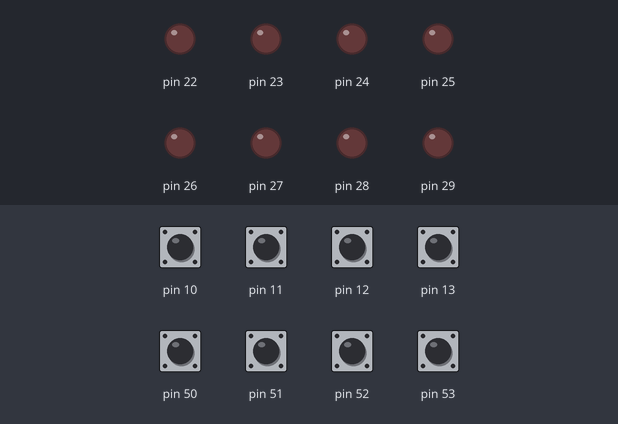
A sketch run on a simulated Arduino Mega 2560, built with avr-gcc and run on an emulated ATmega2560. Shown: output pins drawn as LEDs (lit = HIGH). Inputs (shaded band) come from the test bench; at power-on: pin 10–13, pin 50–53 LOW.

Above: at 1.2 s.
1.3 s: pin 13 driven HIGH
At 2.0 s:
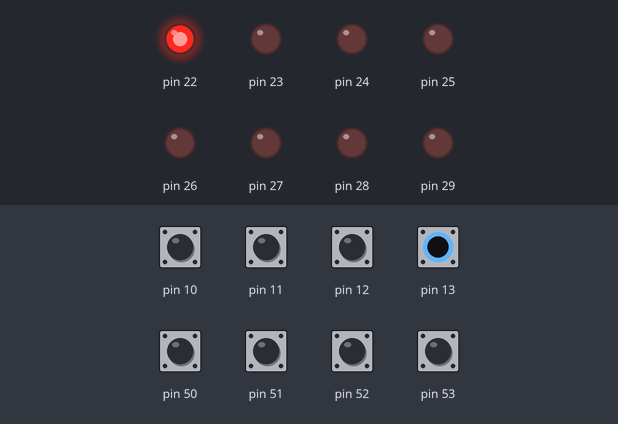
At 3.7 s:
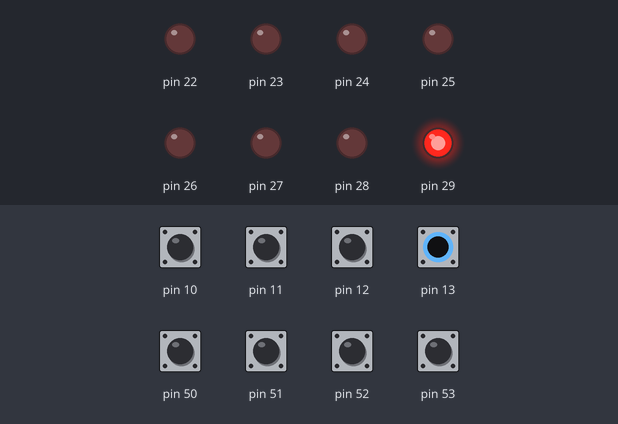
4.3 s: pin 13 driven LOW
At 5.5 s:
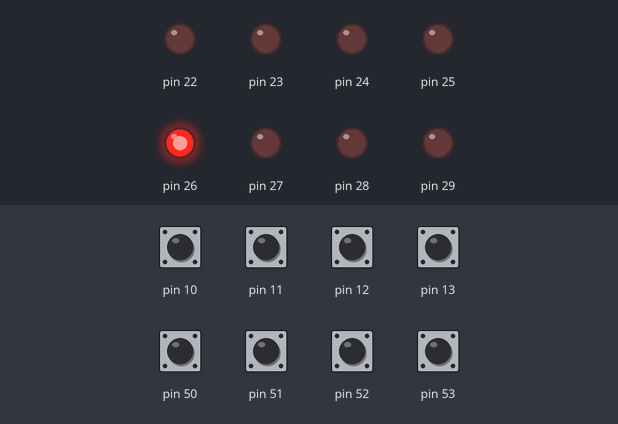
Timing chart, 0 to 8.1 s (numbered marks = the images above; inputs shaded):
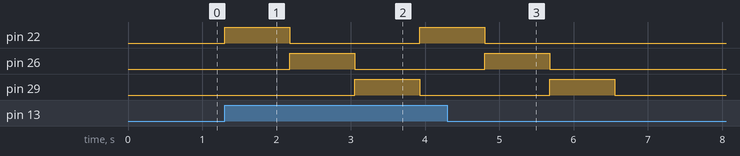

Measured:
- after the input at 1.3 s, pin 22: LOW → HIGH at once, → LOW 0.88 s later, → HIGH 1.8 s later; pin 26: LOW → HIGH after 0.88 s, → LOW 0.88 s later; pin 29: LOW → HIGH after 1.8 s, → LOW 0.88 s later
- after the input at 4.3 s, pin 22: goes on until 4.8 s, then stays LOW; pin 26: goes on until 5.7 s, then stays LOW; pin 29: goes on until 6.6 s, then stays LOW

The sketch:

sketch.ino
```cpp
void setup() {
  // put your setup code here, to run once:
  volatile char *ddr_a=(char*)0x21;
  volatile char *ddr_b=(char*)0x24;
  *ddr_a=0xFF;
  *ddr_b=0x00;
}

void loop() {
  // put your main code here, to run repeatedly:
  volatile char *port_a=(char*)0x22;
  volatile char *port_b=(char*)0x23;
  volatile char check;
  while(1)
  { check=*port_b;

    if(check&128)
    {
      *port_a=1;
      delay_();
      *port_a=16;
       delay_();
       *port_a=128;
        delay_();

         *port_a=0x00;
    }

  }

}
void delay_()
{
  char dummy=0;
  for(volatile long  i=0;i<100;i++)
  {
    for(volatile long j=0;j<4000;j++)
    {
      dummy++;
    }
  }
}
```
